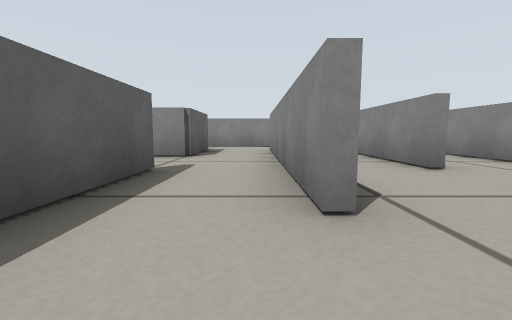
View 1 (above)

21 first-person views from a walk through a Gazebo world. The camera is 0.05 m above the floor, tilts 6° down and sees 90° across. The floor is counted in squares, 0.1 m on a side. Each view is taken from the middle of a square. On the plan, view 1 faces up. The plan holds only what a view shows up to about 9 squares ahead; the rest is blank.

View 2
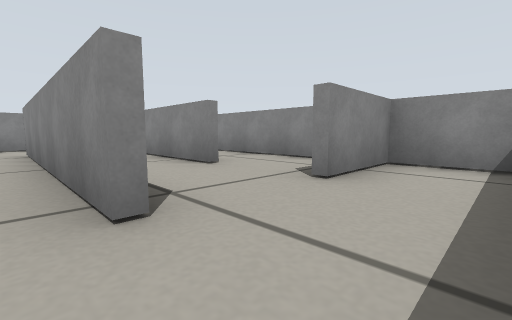

View 3
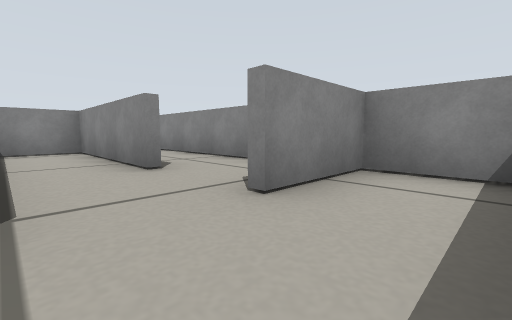

View 4
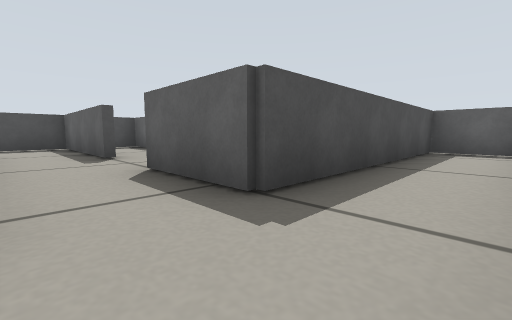

View 5
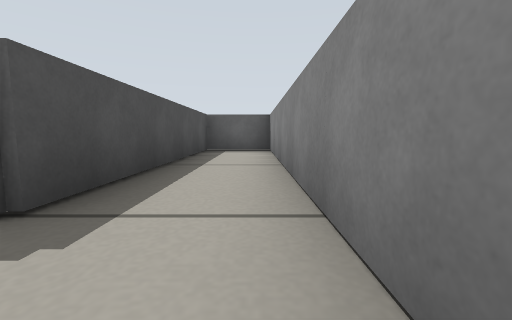

View 6
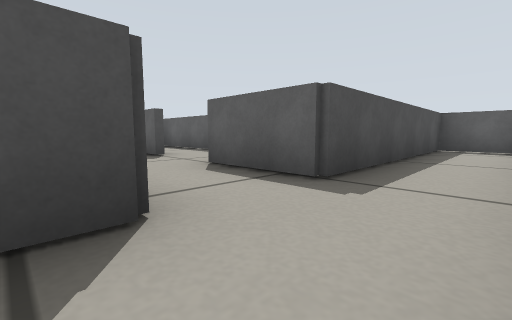

View 7
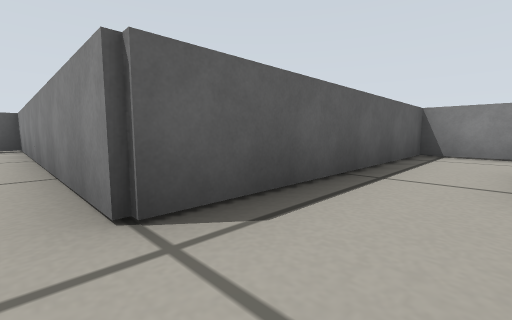

View 8
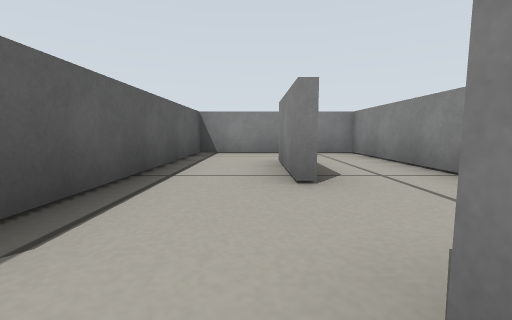

View 9
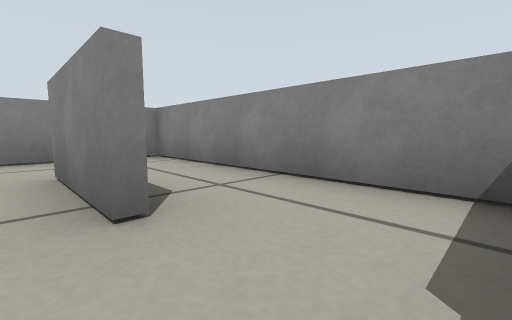

View 10
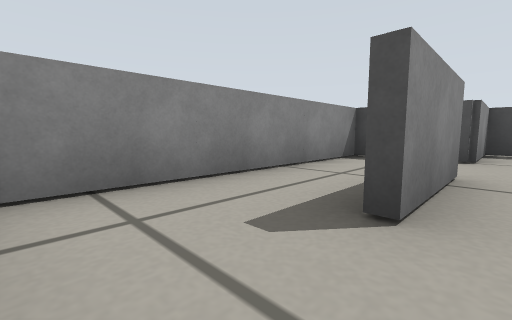

View 11
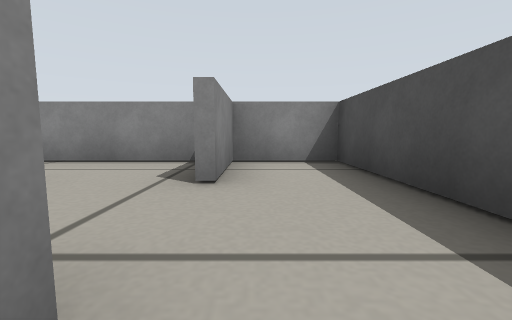

View 12
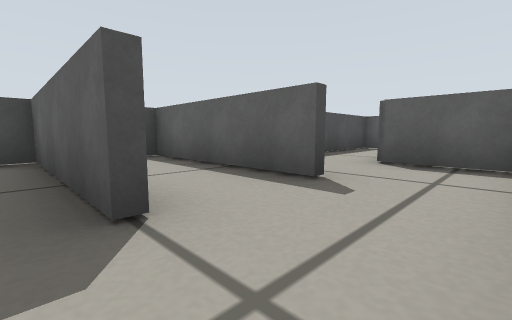

View 13
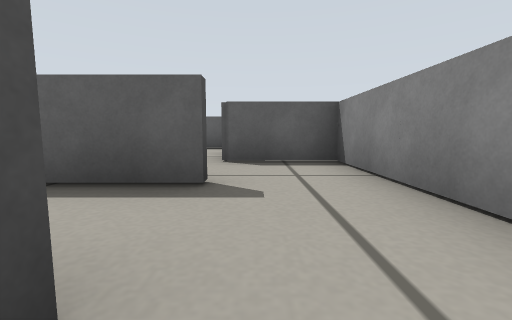

View 14
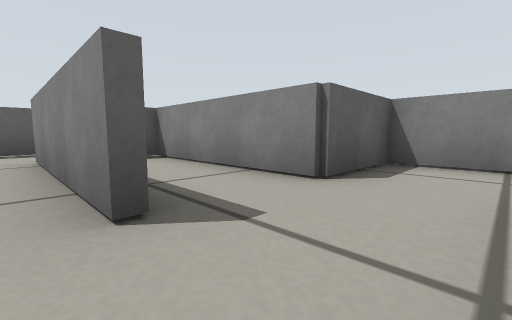

View 15
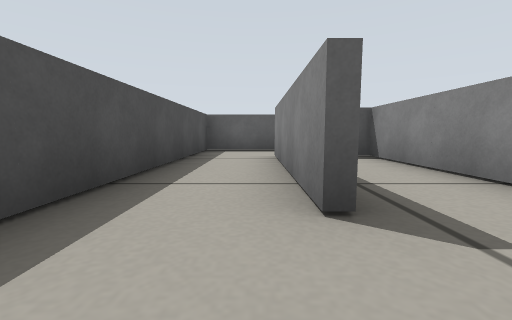

View 16
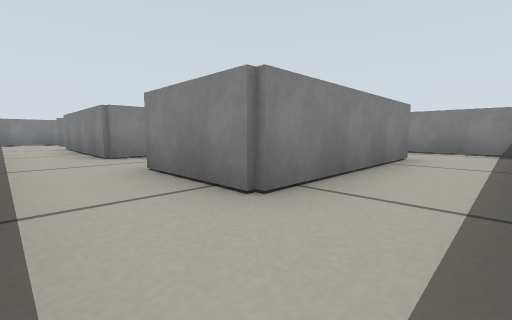

View 17
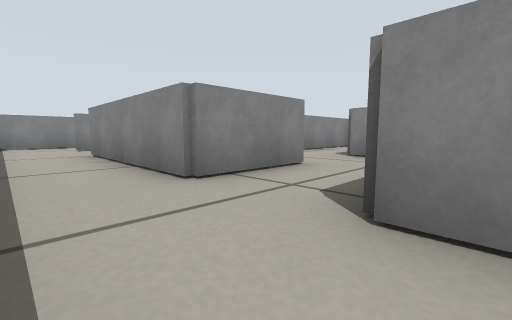

View 18
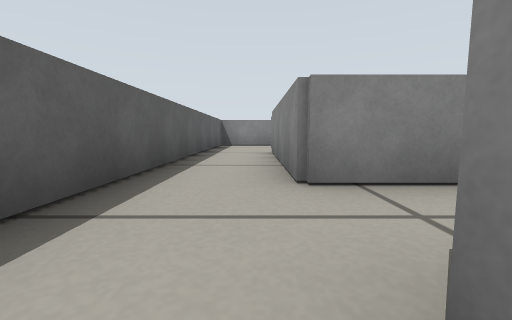

View 19
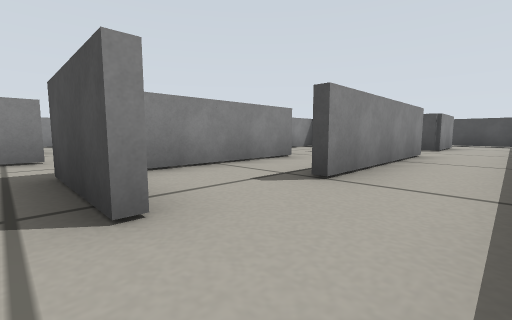

View 20
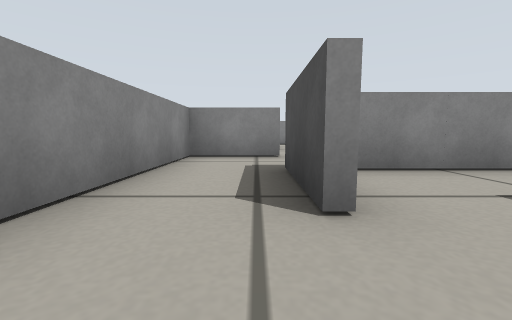

View 21
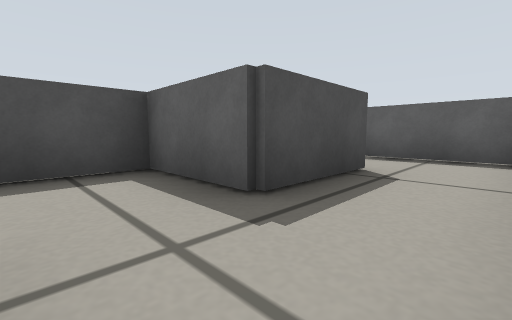

### Floor plan
Ten units are one square. View 1 is at (0, 0); x grows to the right and y downward. Boxes are objects, and circles mark ways between rooms. Rooms are numbered by the first view taken in them; rooms with no view inside come last. Other rooms are left out.
<svg viewBox="-119 -159 168 168">
<path fill="none" stroke="#000" d="M4 -14 4 -34M-14 -36 -14 4 5 4M5 4 44 4 44 -14 25 -14M6 -94 -75 -94M4 -34 4 -76M-74 -101 -74 -76 -14 -76 -14 -54M4 -76 25 -76M24 -81 24 -96M24 -114 24 -135M44 -95 44 -154 6 -154 6 -94M-74 -54 -96 -54 -96 -95M-76 -75 -76 -108M-56 -45 -56 -56M-114 -16 -114 4 -52 4M-54 -14 -96 -14 -96 -35 -91 -35M-25 -74 -46 -74M-36 0 -36 -20M-95 -134 -110 -134M-114 -131 -114 -42M-56 -124 -56 -134 -95 -134M-96 -116 -74 -116M-34 -54 -54 -54 -54 -34 -94 -34 -94 -16 -69 -16M-34 -36 -34 4M-14 -54 -34 -54M44 -20 44 -75M24 -34 24 -81M25 -74 10 -74M-56 -114 -56 -124M-74 -116 -74 -101M-76 -96 -59 -96"/>
<circle cx="10" cy="-5" r="3" fill="#2a7"/>
<circle cx="0" cy="-25" r="3" fill="#2a7"/>
<circle cx="20" cy="-20" r="3" fill="#2a7"/>
<circle cx="10" cy="-90" r="3" fill="#2a7"/>
<circle cx="-10" cy="-45" r="3" fill="#2a7"/>
<circle cx="20" cy="-100" r="3" fill="#2a7"/>
<circle cx="-90" cy="-130" r="3" fill="#2a7"/>
<circle cx="-45" cy="-20" r="3" fill="#2a7"/>
<circle cx="-60" cy="-120" r="3" fill="#2a7"/>
<circle cx="-30" cy="-45" r="3" fill="#2a7"/>
<circle cx="30" cy="-30" r="3" fill="#2a7"/>
<text x="0" y="-20">1</text>
<text x="20" y="-10">2</text>
<text x="-10" y="-80">3</text>
<text x="10" y="-90">4</text>
<text x="20" y="-130">5</text>
<text x="-90" y="-50">6</text>
<text x="-70" y="-130">7</text>
<text x="-50" y="-30">8</text>
<text x="-20" y="-30">9</text>
<text x="40" y="-60">10</text>
<text x="20" y="-50">11</text>
<text x="-60" y="-120">12</text>
</svg>
Room 1 opens to room 2. Room 1 opens to room 3. Room 2 opens to room 11. Room 3 opens to room 4. Room 3 opens to room 9. Room 4 opens to room 5. Room 6 opens to room 7. Room 6 opens to room 8. Room 7 opens to room 12. Room 8 opens to room 9. Room 10 opens to room 11.

Where each view was taken, in squares from view 1:
view 1: 0 up, 0 right, facing up
view 2: 0 up, 0 right, facing up-right
view 3: 0 up, 1 right, facing up-right
view 4: 9 up, 0 right, facing down-left
view 5: 9 up, 0 right, facing left
view 6: 9 up, 1 right, facing down-left
view 7: 9 up, 2 right, facing up-left
view 8: 9 up, 2 right, facing up
view 9: 10 up, 2 right, facing up-right
view 10: 15 up, 2 right, facing down-right
view 11: 1 up, 0 right, facing right
view 12: 5 up, 1 left, facing down-left
view 13: 4 up, 1 left, facing left
view 14: 1 up, 4 left, facing up-left
view 15: 1 up, 4 left, facing left
view 16: 0 up, 11 left, facing up-right
view 17: 3 up, 11 left, facing up-right
view 18: 3 up, 10 left, facing up
view 19: 12 up, 11 left, facing down-right
view 20: 12 up, 11 left, facing right
view 21: 13 up, 6 left, facing down-left
